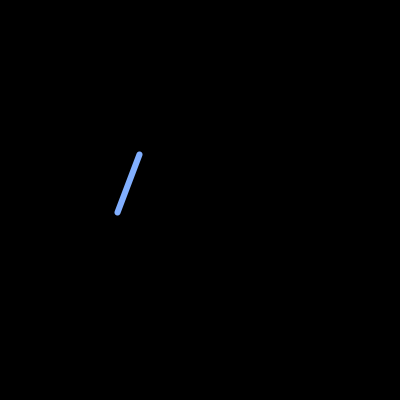
Frame 1 (no input)
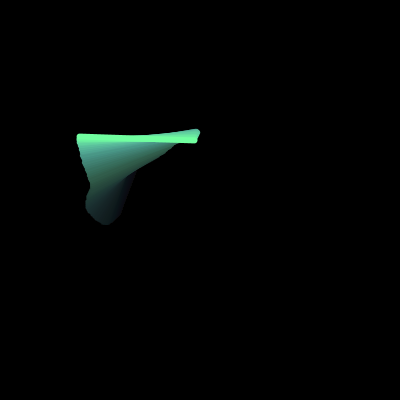
Frame 60 (the mouse pressed at the canvas centre just before this capture)
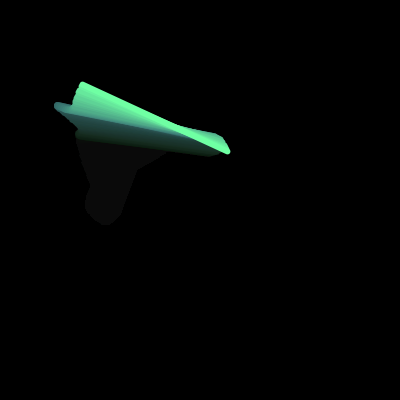
Frame 120 (the mouse held since frame 60 and released just before this capture)

The Processing sketch that drew these frames (run headless with seeded random() and noise(); from frame 60 on, the mouse is pressed at the canvas centre):

// Processing sketch: noise_line
// ── noise_line.pde
void setup() {
  size(400, 400);
  background(0);
  colorMode(HSB, 1);
  smooth();
}
void draw() {
  fill(0, 0.05);
  noStroke();
  rect(0,0, width, height);
  
  float time_jitter = noise(frameCount-666) * (1 + sin(PI*3/2 + frameCount/1730.0));
  float c = frameCount / 100.0 + time_jitter;
  strokeWeight(noise(c+12) * 20);
  stroke(noise(c), noise(c+74), 1);
  line(
    noise(c+30)*width, noise(c+50)*height, 
    noise(10-c)*width, noise(70-c)*height
  );
}
